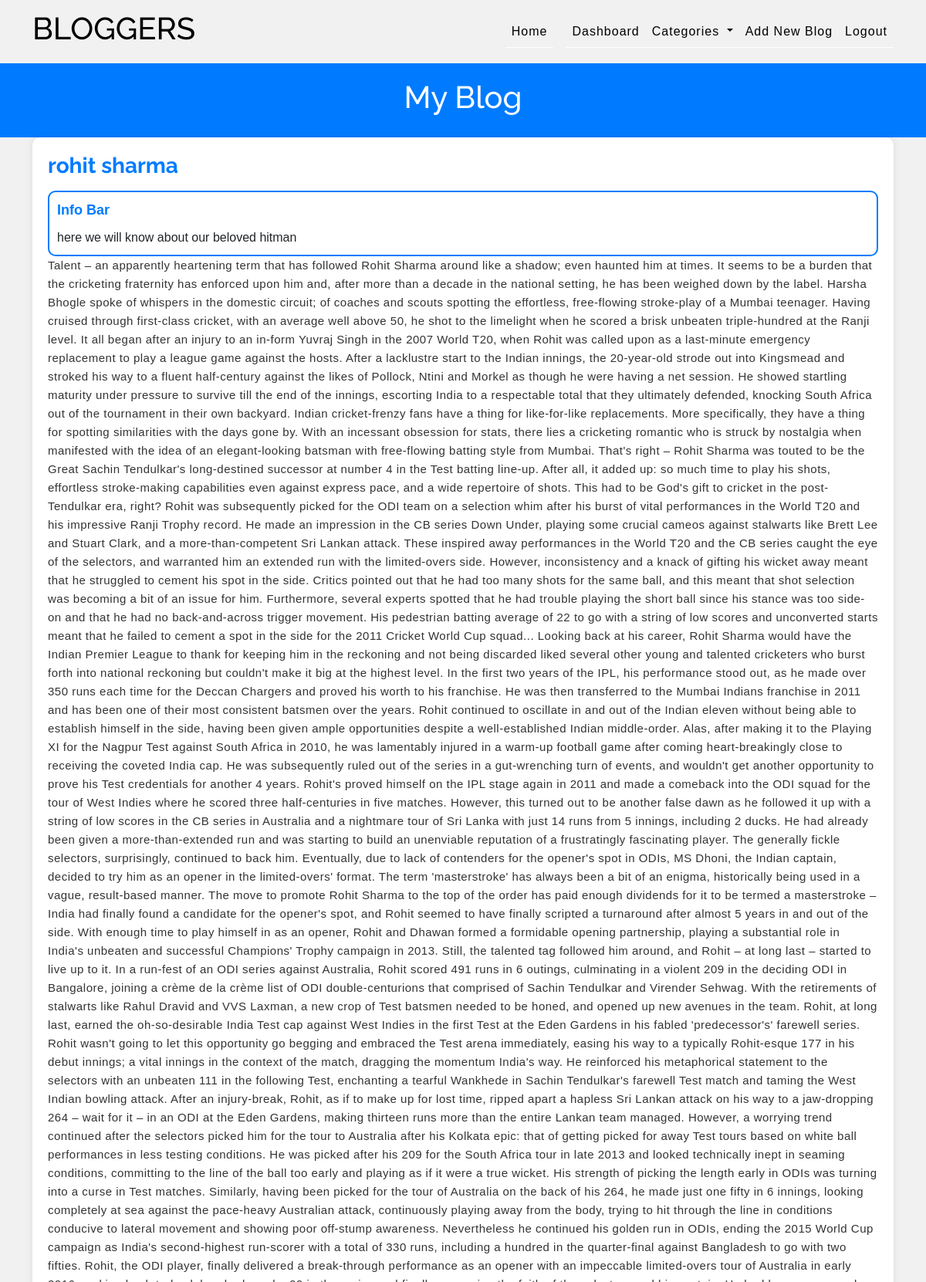
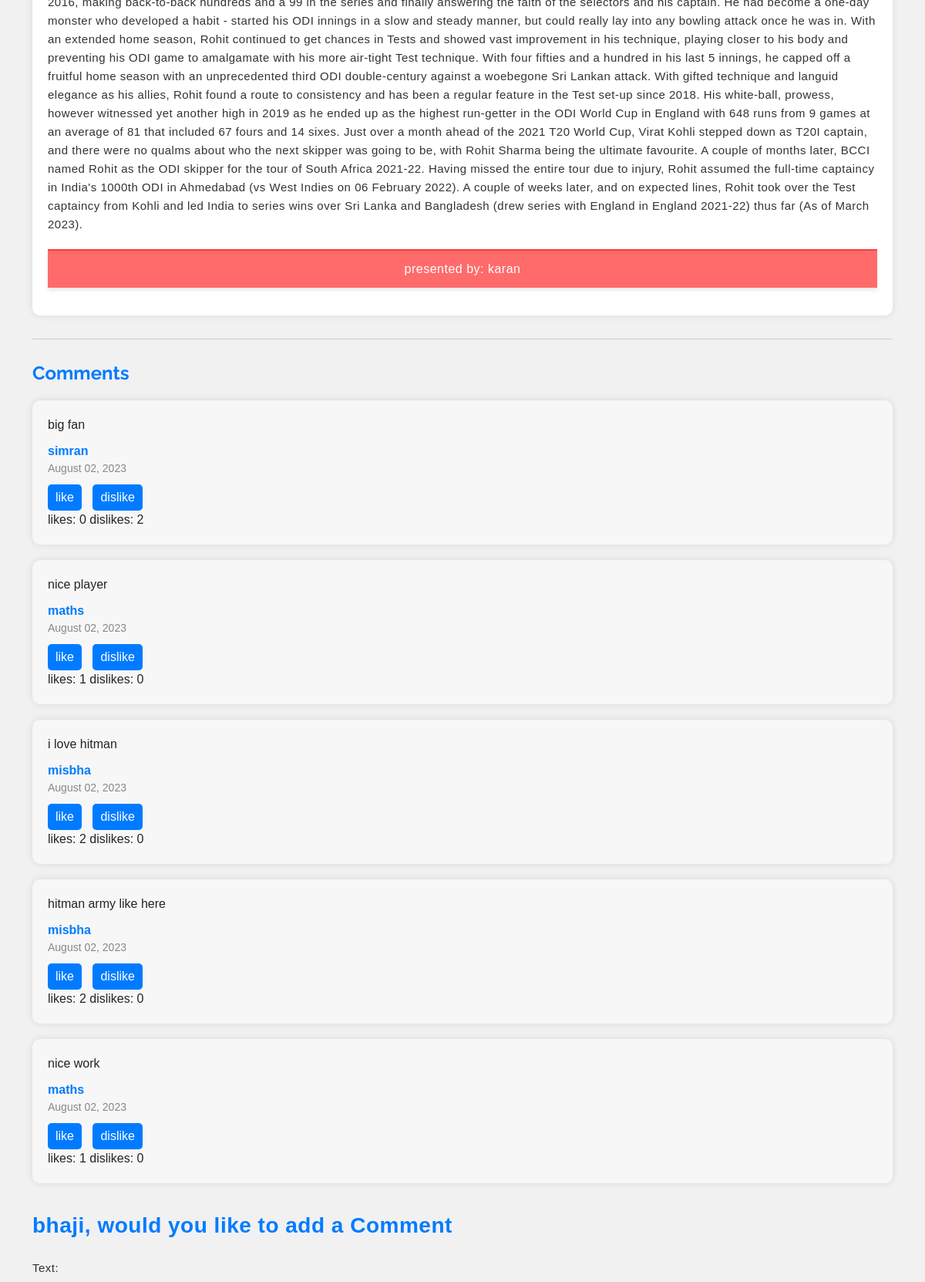
Page /blogs/1 (signed in, upper part) on the committed database (2 pictures, top to bottom).
### blogs/models.py (models this page shows, shortened)
class BlogPost(models.Model):
    title = models.CharField(max_length=200)
    info_bar = models.CharField(max_length=300, null=True, unique=False)
    content = models.TextField()
    pub_date = models.DateTimeField(auto_now_add=True)
    author_name = models.CharField(max_length=100,null=True,unique=False)
    blog_category = models.CharField(max_length=100,null=True,unique=False)
    blogger = models.ForeignKey(get_user_model(), on_delete=models.CASCADE, related_name='blogger',null=True,unique=False)

class Comment(models.Model):
    blog_post = models.ForeignKey(BlogPost, on_delete=models.CASCADE, related_name='comments')
    author = models.CharField(max_length=100, null=True, unique=False)
    text = models.TextField()
    pub_date = models.DateTimeField(auto_now_add=True)
    likes = models.IntegerField(default=0)
    dislikes = models.IntegerField(default=0)

class UserProfile(models.Model):
    fname = models.CharField(max_length=100)
    lname = models.CharField(max_length=100, null=True, unique=False)
    password = models.CharField(max_length=100)
    email = models.EmailField(max_length=100, null=True, unique=True)

### blogs/views.py (the view)
# urls.py: path("blogs/<int:blog>", views.blog_post, name="blog_post_list"),
@login_required(login_url='login')
def blog_post(request, blog):
    user_id = request.user
    user = get_object_or_404(UserProfile, email=user_id)
    username = user.fname
    blogs = BlogPost.objects.all()
    b = get_object_or_404(BlogPost, pk=blog)
    if request.method == 'POST':
        form = CommentForm(request.POST)
        if form.is_valid():
            comment = form.save(commit=False)
            comment.blog_post = b
            comment.author = username
            comment.save()
            messages.add_message(request, messages.SUCCESS, "yeah , you just added a comment.")
            return redirect('blog_post_list', blog)
    else:
        form = CommentForm()
    comments = b.comments.all()
    return render(request, 'blog.html', {'blog': b, 'form': form, 'comments': comments, "username": username})

### blogs/templates/blog.html (shortened to what this page needs)
{% extends 'base.html' %}
{% load static %}
{%block css%}
    <link rel="stylesheet" href="https://cdn.jsdelivr.net/npm/bootstrap@5.3.1/dist/css/bootstrap.min.css">
{%endblock%}
{%block body %}
<body>
    <header class="header">
        <h1>My Blog</h1>
    </header>
    <main class="container">
        <section>
            {% if blog %}
                <div class="blog-post">
                    <h2 class="blog-title">{{ blog.title }}</h2>
                    <fieldset>
                        <legend>Info Bar</legend>
                        {{ blog.info_bar }}
                    </fieldset>
                    <p class="blog-content">{{ blog.content }}</p>
                    <p class = "footer">presented by: {{blog.author_name}}</p>
                </div>
                <div class="comments-section">
                    <h3 class="comments-header">Comments</h3>
                    {% if comments %}
                        {% for comment in comments %}
                            <div class="comment-item">
                                <div class="comment-text">{{ comment.text }}</div>
                                <div class="comment-author">{{ comment.author }}</div>
                                <div class="comment-date">{{ comment.pub_date|date:"F d, Y" }}</div>
                                <div class="comment-actions">
                                <form method="POST" action="{% url 'process_button_click' %}">
                                    <button type="submit" name="like">like</button>
                                    <button type="submit" name="dislike">dislike</button>
                                </form>
                                    likes: {{comment.likes}}
                                    dislikes:  {{comment.dislikes}}
                                </div>
                            </div>
                        {% endfor %}
                    {% else %}
                        <p>No comments yet.</p>
                    {% endif %}
                    <div class="add-comment">
                        <p class="comment-title">{{username}}, would you like to add a Comment</p>
                        <form method="post">
                            {{ form.as_p }}
                        </form>
                    </div>
                </div>
            {% else %}
                <p>No blog posts available.</p>
            {% endif %}
        </section>
    </main>
    {%endblock%}

### blogs/static/css/style.css (style rules this page uses)
html, body { font-family: 'Poppins', sans-serif; font-size: 100%; overflow-x: hidden; background:#f5f7f8; }
h1, h2, h3, h4, h5, h6 { margin: 0; font-weight: 600; font-family: 'Raleway', sans-serif; }
p { line-height: 1.8; font-size: 15px; color: #333; letter-spacing: 0.5px; }

### blogs/templates/blog.html (style rules this page uses)
body { font-family: Arial, sans-serif; background-color: #f1f1f1; margin: 0; padding: 0; }
.header { background-color: #007bff; color: #fff; padding: 20px; text-align: center; }
.blog-post { background-color: #fff; border-radius: 10px; box-shadow: 0 0 10px rgba(0, 0, 0, 0.1); padding: 20px; margin-bottom: 30px; }
.blog-title { font-size: 28px; font-weight: bold; color: #007bff; margin-bottom: 15px; }
.comment-title { font-size: 28px; font-weight: bold; color: #007bff; margin-bottom: 15px; }
.blog-content { line-height: 1.6; }
legend { font-size: 18px; font-weight: bold; color: #007bff; margin-bottom: 10px; }
fieldset { border: 2px solid #007bff; border-radius: 10px; padding: 10px; }
.comments-section { margin-top: 30px; padding-top: 30px; border-top: 1px solid #ccc; }
.comments-header { font-size: 24px; font-weight: bold; color: #007bff; margin-bottom: 20px; }
.comment-item { padding: 20px; border-radius: 10px; margin-bottom: 20px; box-shadow: 0 0 10px rgba(0, 0, 0, 0.1); background-color: #f7f7f7; }
.comment-text { margin-bottom: 10px; }
.comment-author { font-size: 16px; font-weight: bold; color: #007bff; }
.comment-date { font-size: 14px; color: #888; }
.comment-actions { margin-top: 10px; }
p.footer { text-align: center; margin-top: 20px; font-size: 16px; color: #fff; background-color: #ff6b6b; padding: 10px 0; border-top: 2px solid #ff3c3c; box-shadow: 0px 3px 6px rgba(0, 0, 0, 0.1); }
.comment-actions button { background-color: #007bff; color: #fff; border: none; border-radius: 5px; padding: 5px 10px; margin-right: 10px; cursor: pointer; }
.add-comment { margin-top: 30px; }

### rows in the picture
BlogPost: title "rohit sharma", info_bar "here we will know about our beloved hitman", content "Talent – an apparently heartening term that has followed Rohit Sharma around like a shadow; even haunted him at times. It seems to be a burden that the cricketing fraternity has enforced upon him and, after more than a decade in the national setting, he has been weighed down by the label. Harsha Bhogle spoke of whispers in the domestic circuit; of coaches and scouts spotting the effortless, free-flowing stroke-play of a Mumbai teenager. Having cruised through first-class cricket, with an average well above 50, he shot to the limelight when he scored a brisk unbeaten triple-hundred at the Ranji level. It all began after an injury to an in-form Yuvraj Singh in the 2007 World T20, when Rohit…", author_name "karan"
Comment: text "big fan", author "simran", pub_date "August 02, 2023", likes "0", dislikes "2"
Comment: text "nice player", author "maths", pub_date "August 02, 2023", likes "1", dislikes "0"
Comment: text "i love hitman", author "misbha", pub_date "August 02, 2023", likes "2", dislikes "0"
Comment: text "hitman army like here", author "misbha", pub_date "August 02, 2023", likes "2", dislikes "0"
Comment: text "nice work", author "maths", pub_date "August 02, 2023", likes "1", dislikes "0"
UserProfile: fname "bhaji"
